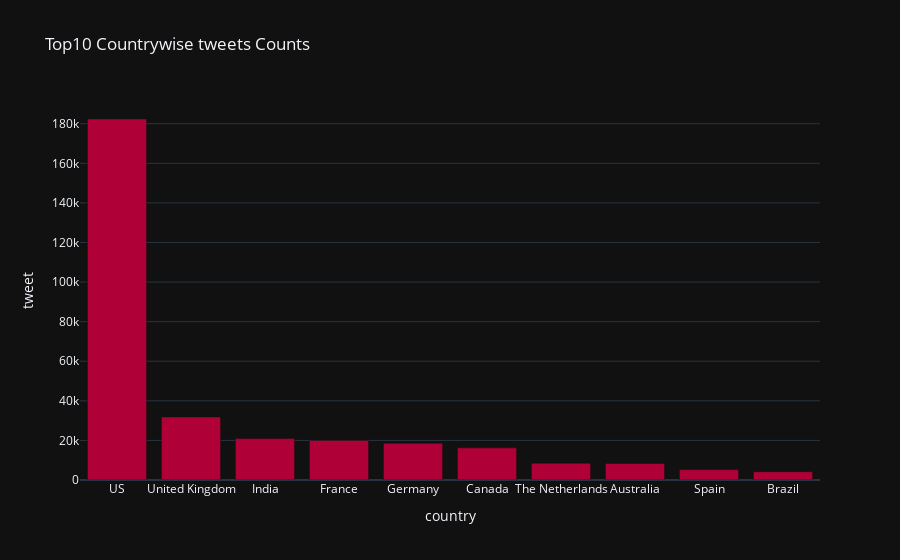

Write notebook code for a chart like this one.
### Code cell
# Top10 Countrywise tweets Counts
top10countries = data.groupby('country')['tweet'].count(
).sort_values(ascending=False).reset_index().head(10)
# top10countries

# Interactive bar chart
fig = px.bar(top10countries, x='country', y='tweet',
             template='plotly_dark',
             color_discrete_sequence=px.colors.qualitative.Dark24_r,
             title='Top10 Countrywise tweets Counts')

# To view the graph
fig.show()

### Figure 1 — Plotly figure (JSON) as saved in the notebook; plotly's stock layout.template omitted (floating-point values rounded to 4 significant figures)
{"data": [{"alignmentgroup": "True", "hovertemplate": "country=%{x}<br>tweet=%{y}<extra></extra>", "legendgroup": "", "marker": {"color": "#AF0038", "pattern": {"shape": ""}}, "name": "", "offsetgroup": "", "orientation": "v", "showlegend": false, "textposition": "auto", "type": "bar", "x": ["US", "United Kingdom", "India", "France", "Germany", "Canada", "The Netherlands", "Australia", "Spain", "Brazil"], "xaxis": "x", "y": [182382, 31869, 20931, 19996, 18534, 16250, 8491, 8330, 5254, 4211], "yaxis": "y"}], "layout": {"barmode": "relative", "legend": {"tracegroupgap": 0}, "title": {"text": "Top10 Countrywise tweets Counts"}, "xaxis": {"anchor": "y", "domain": [0, 1], "title": {"text": "country"}}, "yaxis": {"anchor": "x", "domain": [0, 1], "title": {"text": "tweet"}}}}
